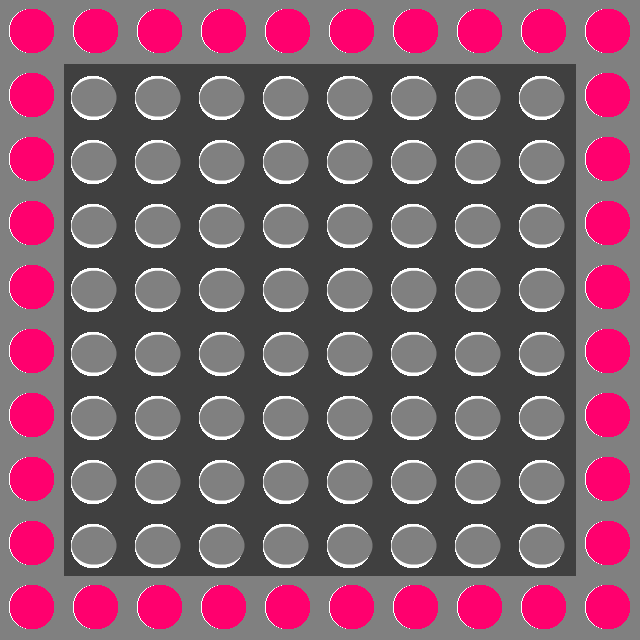

Rendered tile map (Tiled .tmx) drawn with the repository's tilesets; below, a short description and the full map source, tile grids included:
An orthogonal 10x10 tile map with 64x64 px tiles, 1 tile layer (Tile Layer 1) and 6 objects (5x spawn, start).

<map version="1.0" orientation="orthogonal" width="10" height="10" tilewidth="64" tileheight="64">
 <tileset firstgid="1" name="tilesheet" tilewidth="64" tileheight="64">
  <image source="tilesheet.png" trans="ff00ff" width="512" height="512" />
 </tileset>
 <layer name="Tile Layer 1" width="10" height="10">
  <data>
   <tile gid="2" />
   <tile gid="2" />
   <tile gid="2" />
   <tile gid="2" />
   <tile gid="2" />
   <tile gid="2" />
   <tile gid="2" />
   <tile gid="2" />
   <tile gid="2" />
   <tile gid="2" />
   <tile gid="2" />
   <tile gid="1" />
   <tile gid="1" />
   <tile gid="1" />
   <tile gid="1" />
   <tile gid="1" />
   <tile gid="1" />
   <tile gid="1" />
   <tile gid="1" />
   <tile gid="2" />
   <tile gid="2" />
   <tile gid="1" />
   <tile gid="1" />
   <tile gid="1" />
   <tile gid="1" />
   <tile gid="1" />
   <tile gid="1" />
   <tile gid="1" />
   <tile gid="1" />
   <tile gid="2" />
   <tile gid="2" />
   <tile gid="1" />
   <tile gid="1" />
   <tile gid="1" />
   <tile gid="1" />
   <tile gid="1" />
   <tile gid="1" />
   <tile gid="1" />
   <tile gid="1" />
   <tile gid="2" />
   <tile gid="2" />
   <tile gid="1" />
   <tile gid="1" />
   <tile gid="1" />
   <tile gid="1" />
   <tile gid="1" />
   <tile gid="1" />
   <tile gid="1" />
   <tile gid="1" />
   <tile gid="2" />
   <tile gid="2" />
   <tile gid="1" />
   <tile gid="1" />
   <tile gid="1" />
   <tile gid="1" />
   <tile gid="1" />
   <tile gid="1" />
   <tile gid="1" />
   <tile gid="1" />
   <tile gid="2" />
   <tile gid="2" />
   <tile gid="1" />
   <tile gid="1" />
   <tile gid="1" />
   <tile gid="1" />
   <tile gid="1" />
   <tile gid="1" />
   <tile gid="1" />
   <tile gid="1" />
   <tile gid="2" />
   <tile gid="2" />
   <tile gid="1" />
   <tile gid="1" />
   <tile gid="1" />
   <tile gid="1" />
   <tile gid="1" />
   <tile gid="1" />
   <tile gid="1" />
   <tile gid="1" />
   <tile gid="2" />
   <tile gid="2" />
   <tile gid="1" />
   <tile gid="1" />
   <tile gid="1" />
   <tile gid="1" />
   <tile gid="1" />
   <tile gid="1" />
   <tile gid="1" />
   <tile gid="1" />
   <tile gid="2" />
   <tile gid="2" />
   <tile gid="2" />
   <tile gid="2" />
   <tile gid="2" />
   <tile gid="2" />
   <tile gid="2" />
   <tile gid="2" />
   <tile gid="2" />
   <tile gid="2" />
   <tile gid="2" />
  </data>
 </layer>
 <objectgroup name="Object Layer 1" width="10" height="10">
  <object name="Start" type="start" x="257" y="446" width="122" height="122" />
  <object name="BossSpawn" type="spawn" x="255" y="65" width="128" height="129">
   <properties>
    <property name="BossType" value="FirstBoss" />
   </properties>
  </object>
  <object name="SpawnPortal" type="spawn" x="62" y="61" width="64" height="67" />
  <object name="SpawnPortal" type="spawn" x="512" y="60" width="64" height="67" />
  <object name="SpawnPortal" type="spawn" x="66" y="511" width="64" height="67" />
  <object name="SpawnPortal" type="spawn" x="512" y="509" width="64" height="67" />
 </objectgroup>
</map>